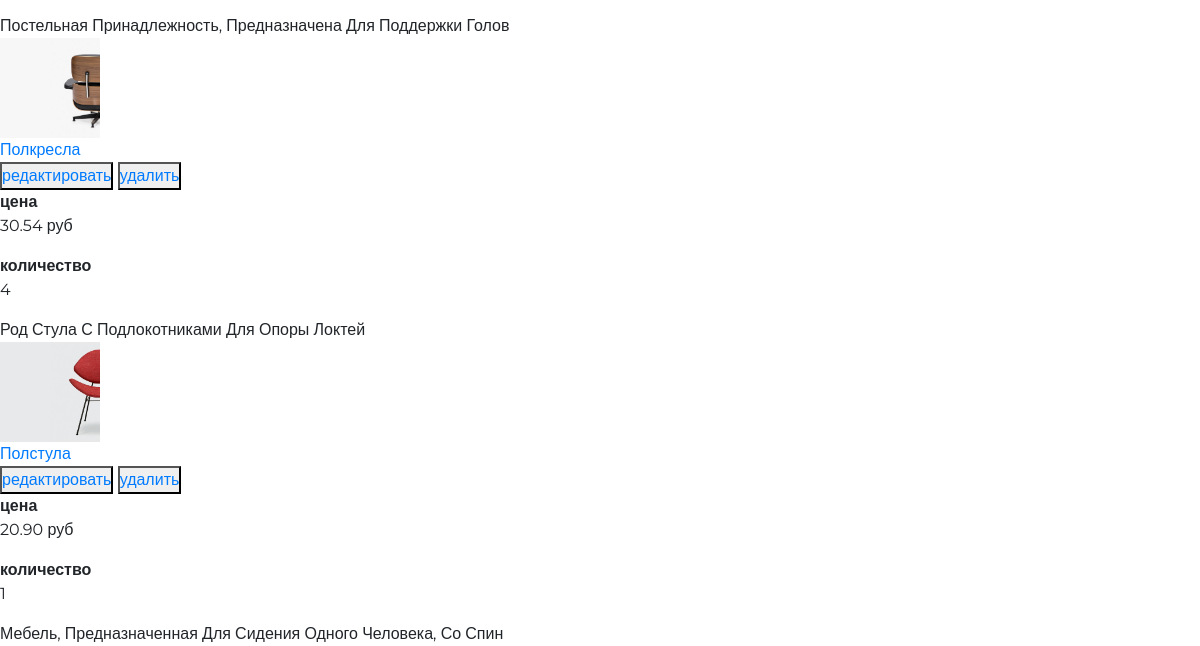
Page /admin_custom/products/read/ (signed in, lower part) on the earlier database version.
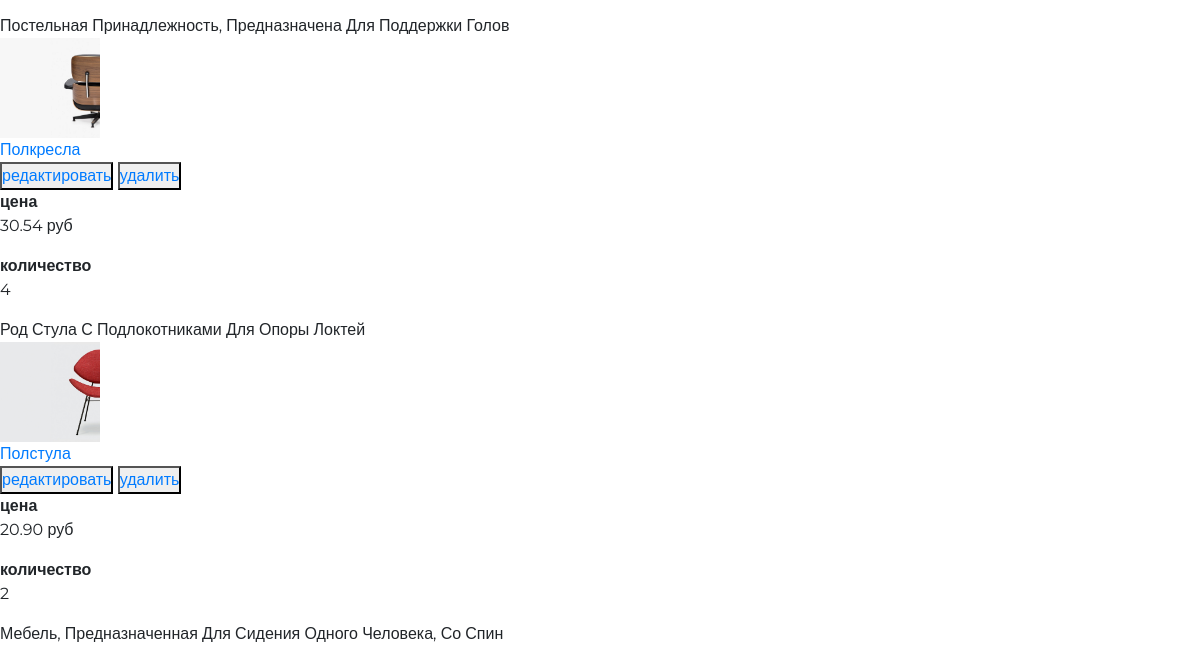
Same page on the later database version.
### mainapp/models.py (models this page shows, shortened)
class Product(models.Model):
    class Meta:
        verbose_name = 'Продукт'
        verbose_name_plural = 'Продукты'
    category = models.ForeignKey(ProductCategory, on_delete=models.CASCADE)
    name = models.CharField(verbose_name='имя продукта', max_length=128)
    image = models.ImageField(upload_to='products_images', blank=True)
    short_desc = models.CharField(verbose_name='краткое описание продукта', max_length=60, blank=True)
    description = models.TextField(verbose_name='описание продукта', blank=True)
    price = models.DecimalField(verbose_name='цена', max_digits=8, decimal_places=2, default=0)
    quantity = models.PositiveIntegerField(verbose_name='в наличии', default=0)
    is_hot = models.BooleanField(verbose_name='горячее предложение', default=False)
    is_active = models.BooleanField(verbose_name='активен', default=True)

### adminapp/views.py (the view)
# urls.py: path('products/read/', adminapp.ProductListView.as_view(), name='products'),
class ProductListView(IsSuperUserView, ListView):
    model = Product
    template_name = 'adminapp/products.html'
    def get_queryset(self):
        queryset = super(ProductListView, self).get_queryset()
        if self.kwargs.get('category_pk'):
            queryset = queryset.filter(category=self.kwargs.get('category_pk'))
        return queryset
    def get_context_data(self, *, object_list=None, **kwargs):
        context = super(ProductListView, self).get_context_data(**kwargs)
        context['title'] = 'Все продукты, Админка'
        context['categories'] = ProductCategory.objects.all()
        return context

### adminapp/views.py (called while the page is built)
    def test_func(self):
        return self.request.user.is_superuser

### adminapp/templates/adminapp/products.html (shortened to what this page needs)
{% extends 'adminapp/base.html' %}
{% load staticfiles %}
{% block content %}
  <div class="products_list">
    {% for object in object_list %}
      <div class="product_record">
        <img
          src="/media/{{object.image|default:'products_images/default.jpg'}}"
          alt="{{ object.name }}">
        <div class="product_name">
            <a href="{% url 'admin_custom:product_read' object.pk %}">{{ object.name|title }}</a>
        </div>
        <div class="product_actions">
          <button>
            <a href={% url 'admin_custom:product_update' object.pk %}>
              редактировать
          </button>
          <button>
            <a href={% url 'admin_custom:product_delete' object.pk %}>
              удалить
          </button>
        </div>
        <div class="summary">
          <b>цена</b>
          <p>{{ object.price }} руб</p>
          <b>количество</b>
          <p>{{ object.quantity }}</p>
        </div>
        <div class="product_desc">
          {{ object.short_desc|title }}
        </div>
      </div>
    {% endfor%}
  </div>
{% endblock %}

Differences in the rows shown:
changed Product "Полстула": quantity "1" → "2"
